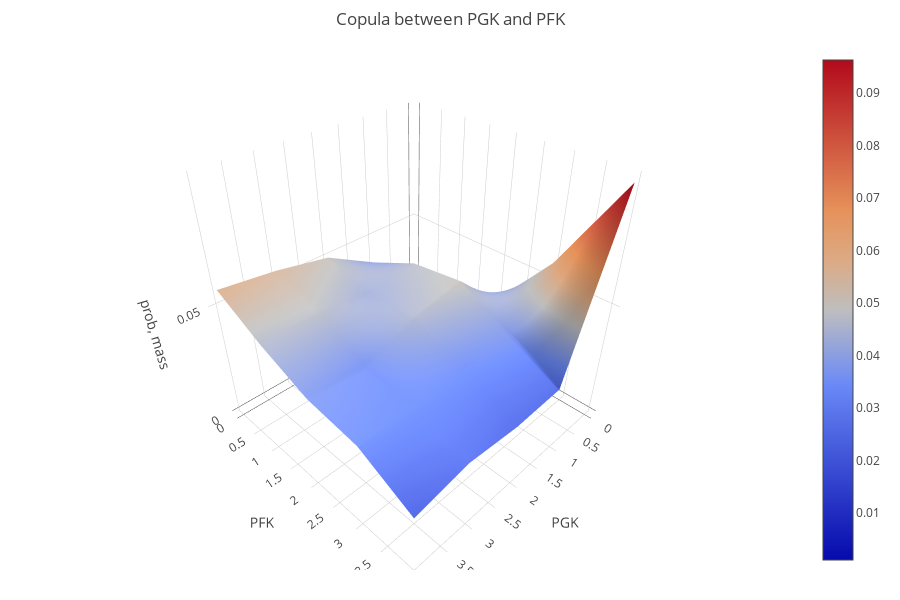

The notebook cell this image was saved under:
### Markdown cell above
### Compute and visualize a copula from a reactions pair

The `plot_copula` function vizualises the copula from the selected pair of reactions. More information on copulas can be found [here](https://doi.org/10.20382/jocg.v14i1a8)

Observation of the plot, shows a peak in the edge where `PGK` takes its lower and `PFK` its higher values. However, we get another signal at the area where `PGK` takes its higher and `PFK` its lower values.

### Code cell
n1 = ec_cobra_reaction_ids.index("PGK")
n2 = ec_cobra_reaction_ids.index("PFK")

flux1 = samples_optgp_condition_0[n1]
flux2 = samples_optgp_condition_0[n2]

data_flux1=[flux1, ec_cobra_reaction_ids[n1]]
data_flux2=[flux2, ec_cobra_reaction_ids[n2]]

cells = 5
plot_copula(data_flux1, data_flux2, n = cells)

### Figure 1 — Plotly figure (JSON) as saved in the notebook; plotly's stock layout.template omitted (floating-point values rounded to 4 significant figures)
{"data": [{"type": "surface", "z": [[0.001, 0.03767, 0.05, 0.05433, 0.057], [0.015, 0.04733, 0.04333, 0.048, 0.04633], [0.03, 0.05, 0.046, 0.036, 0.038], [0.05767, 0.03833, 0.035, 0.034, 0.035], [0.09633, 0.02667, 0.02567, 0.02767, 0.02367]]}], "layout": {"height": 600, "margin": {"b": 30, "l": 30, "r": 30, "t": 50}, "scene": {"xaxis": {"title": {"text": "PGK"}}, "yaxis": {"title": {"text": "PFK"}}, "zaxis": {"title": {"text": "prob, mass"}}}, "title": {"text": "Copula between PGK and PFK"}, "width": 900}}
